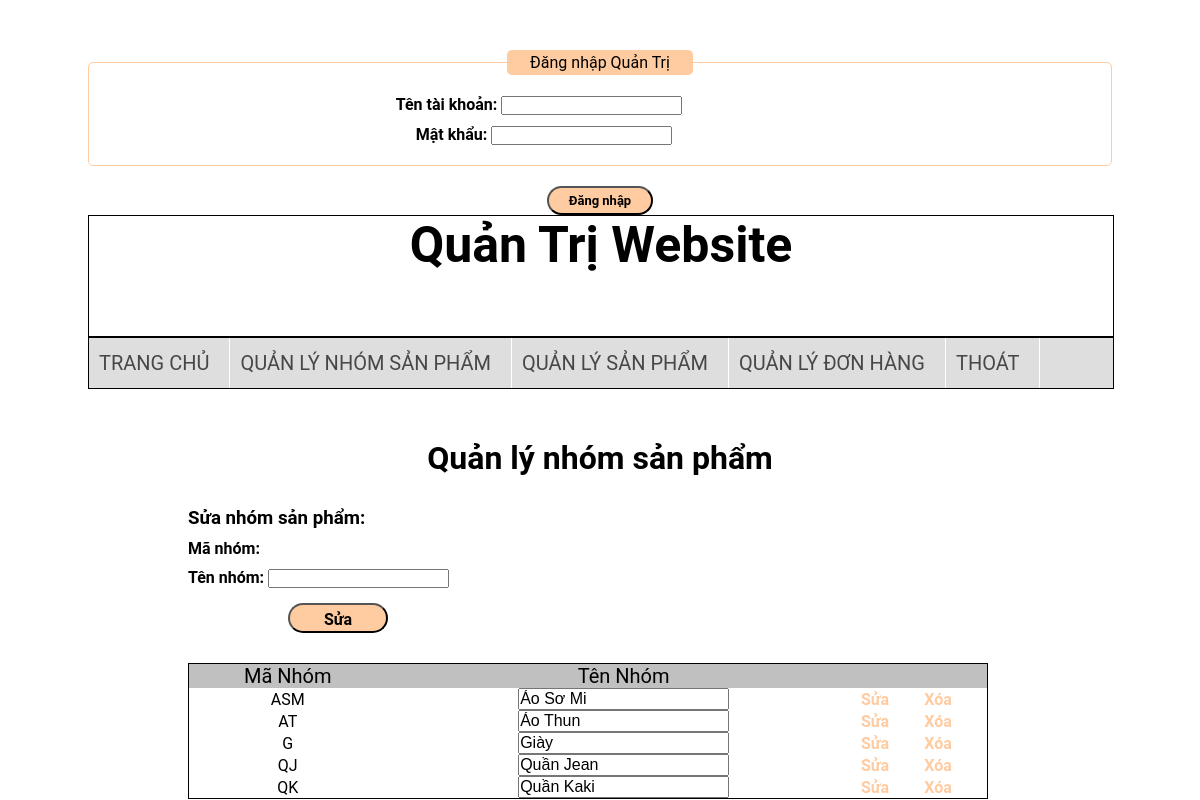
The page /menshop/suansp.php on the database its author committed.
### tables this page shows
CREATE TABLE `nhomsp` (
  `manhom` varchar(20) NOT NULL,
  `tennhom` varchar(30) NOT NULL
);

### menshop/suansp.php (the view, shortened to what this page needs)
<?php
    if(isset($_SESSION['admin'])){
    }else {
        include_once('loginAdmin.php');
    }
?>
<html>
	<head>
	   	<link rel="stylesheet" type="text/css" href="css/style.css" title="style">
	</head>
	<body>
        <div class="container">
            <div class="header_qt">Quản Trị Website</div>
            <div class="menu_qt">
                <ul>
                    <li><a href="admin.php" style="font-size: 20px; padding-right:20px;">Trang Chủ</a>
                    <li><a href="quanlynsp.php" style="font-size: 20px; padding-right:20px;">Quản lý nhóm sản phẩm</a></li>
                    <li><a href="quanlysp.php" style="font-size: 20px; padding-right:20px;">Quản lý sản phẩm</a></li>
                    <li><a href="quanlydh.php" style="font-size: 20px; padding-right:20px;">Quản lý đơn hàng</a></li>
                    <li><a href="logoutadmin.php" style="font-size: 20px; padding-right:20px;">Thoát</a></li>
                </ul>
            </div>
            <div class="conten_qt">
                <?php
                    include('includes/mysqli_connect.php');
                    $manhom = $_GET['suansp'];
                    $q_suansp = "select * from nhomsp where manhom ='".$manhom."'";
                    $r_suansp = mysqli_query($dbc, $q_suansp);
                    $row = mysqli_fetch_array($r_suansp);
                ?>
                 <form action="" method="POST" enctype="multipart/from-data">
                    <h1 style="text-align: center; margin-top: 50px;">Quản lý nhóm sản phẩm</h1>
                    <h3 style="margin-top: 30px; margin-left: 100px;">Sửa nhóm sản phẩm:</h3>
                    <div style="margin-top: 10px; margin-left: 100px;">
                        <label for="tennhom">Mã nhóm:
                        <?php echo $row['manhom']?></label>
                    </div>
                    <div style="margin-top: 10px; margin-left: 100px;">
                         <label for="tennhom">Tên nhóm:
                         <input type="text" tabindex="2" name="tn" value="<?php echo $row['tennhom']?>"/></label>
                    </div>
                    <input type="submit" name="sua" value="Sửa" style="margin-left: 200px; margin-top: 10px; background: #FFCBA0; height: 30px; width: 100px; font-weight: bold; border-radius: 28; font-size: 16px;"/>
                    <table style="border-collapse: collapse;border: 1px solid;; width: 800px; display: table; margin-left: 100px; margin-top: 30px;">
                        <thead style="background: silver; font-size: 20px; font: bolder;">
                            <tr>
                                <td style="text-align: center;">Mã Nhóm</td>
                                <td style="text-align: center;">Tên Nhóm</td>
                                <td></td>
                                <td></td>
                            </tr>
                        </thead>
                        <tbody>
                            <?php
                                $query = mysqli_query($dbc,"select * from nhomsp");
                                while($row = mysqli_fetch_array($query)){
                            ?>
                                <tr>
                                    <td style="text-align: center;"><?php echo $row['manhom']?></td>
                                    <td style="text-align: center;"><input style="font-size: 16px;" type="text" name="ten" value="<?php echo $row['tennhom']?>"/></td>
                                    <td><a href="?suansp=<?php echo $row['manhom']?>" style="color: #FFCBA0; text-decoration: none; font-weight: bold;">Sửa</a> </a></td>
                                    <td><a href="?xoansp=<?php echo $row['manhom']?>" style="color: #FFCBA0; text-decoration: none; font-weight: bold;">Xóa</a></td>
                                </tr>
                            <?php } ?>
                        </tbody>
                </table>
            </form>
            </div>
        </div>
    </body>
 </html>

### menshop/css/style.css (style rules this page uses)
body { font-family: "Roboto","segoe ui",Helvetica,Arial,sans-serif; }
* { margin: 0; padding: 0 }
.container { width: 1024px; height: auto; margin: auto; }
.header_qt { width: 1024px;height: 120px; border: 1px solid; font-size: 50px; text-align: center; font-weight: bold; }
.menu_qt { width: 1024px; height: 50px; background:#DEDEDE; border: 1px solid }
.menu_qt ul { width: 1024px; height: 50px; list-style: none; float: left; }
.menu_qt ul li { float: left; line-height: 50px; margin-left: 10px; position: relative; text-align: center; }
.menu_qt ul li a { text-decoration: none; color: #000; display: block; float: left;color: #474747;border-right: 1px solid #fff; text-transform: uppercase; white-space: nowrap; }
label { display: block;width:30em; font-weight: bold;margin: 0px 15px 5px 0px; }
input[type="submit"] { background: #FFCBA0; -webkit-border-radius: 28; -moz-border-radius: 28; border-radius: 28px; font-family: "Roboto","segoe ui",Helvetica,Arial,sans-serif; color: #000; font-size: 13px; font-weight: bold; padding: 5px 20px 5px 20px; text-decoration: none; margin-top: 10px; }

### rows shown on the page
nhomsp: manhom "ASM", ten "Áo Sơ Mi"
nhomsp: manhom "AT", ten "Áo Thun"
nhomsp: manhom "G", ten "Giày"
nhomsp: manhom "QJ", ten "Quần Jean"
nhomsp: manhom "QK", ten "Quần Kaki"
